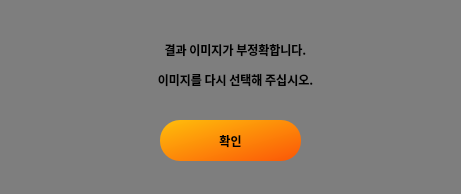
<?xml version="1.0" encoding="UTF-8"?>
<ui version="4.0">
 <class>error2</class>
 <widget class="QWidget" name="error2">
  <property name="geometry">
   <rect>
    <x>0</x>
    <y>0</y>
    <width>461</width>
    <height>194</height>
   </rect>
  </property>
  <property name="windowTitle">
   <string>Error2</string>
  </property>
  <property name="styleSheet">
   <string notr="true">background-color:rgb(126, 126, 126)
</string>
  </property>
  <widget class="QLabel" name="label_2">
   <property name="geometry">
    <rect>
     <x>50</x>
     <y>50</y>
     <width>41</width>
     <height>41</height>
    </rect>
   </property>
   <property name="text">
    <string/>
   </property>
   <property name="pixmap">
    <pixmap>warning.png</pixmap>
   </property>
   <property name="scaledContents">
    <bool>true</bool>
   </property>
  </widget>
  <widget class="QLabel" name="label">
   <property name="geometry">
    <rect>
     <x>50</x>
     <y>30</y>
     <width>371</width>
     <height>71</height>
    </rect>
   </property>
   <property name="font">
    <font>
     <family>Noto Sans KR</family>
     <weight>75</weight>
     <bold>true</bold>
    </font>
   </property>
   <property name="text">
    <string>&lt;html&gt;&lt;head/&gt;&lt;body&gt;&lt;p align=&quot;center&quot;&gt;결과 이미지가 부정확합니다.&lt;/p&gt;&lt;p align=&quot;center&quot;&gt;이미지를 다시 선택해 주십시오.&lt;/p&gt;&lt;/body&gt;&lt;/html&gt;</string>
   </property>
  </widget>
  <widget class="QPushButton" name="pushButton">
   <property name="geometry">
    <rect>
     <x>160</x>
     <y>120</y>
     <width>141</width>
     <height>41</height>
    </rect>
   </property>
   <property name="font">
    <font>
     <family>Noto Sans KR</family>
     <weight>75</weight>
     <bold>true</bold>
    </font>
   </property>
   <property name="styleSheet">
    <string notr="true">QPushButton{

	background-color: qlineargradient(spread:pad, x1:0, y1:0, x2:1, y2:1, stop:0 rgba(255, 190, 11, 255), stop:1 rgba(251, 86, 7, 255));
	border-radius: 20px;
}
 QPushButton:pressed {
     background-color: rgb(255, 168, 96)
 }</string>
   </property>
   <property name="text">
    <string>확인</string>
   </property>
  </widget>
  <zorder>label</zorder>
  <zorder>pushButton</zorder>
  <zorder>label_2</zorder>
 </widget>
 <resources/>
 <connections/>
</ui>
